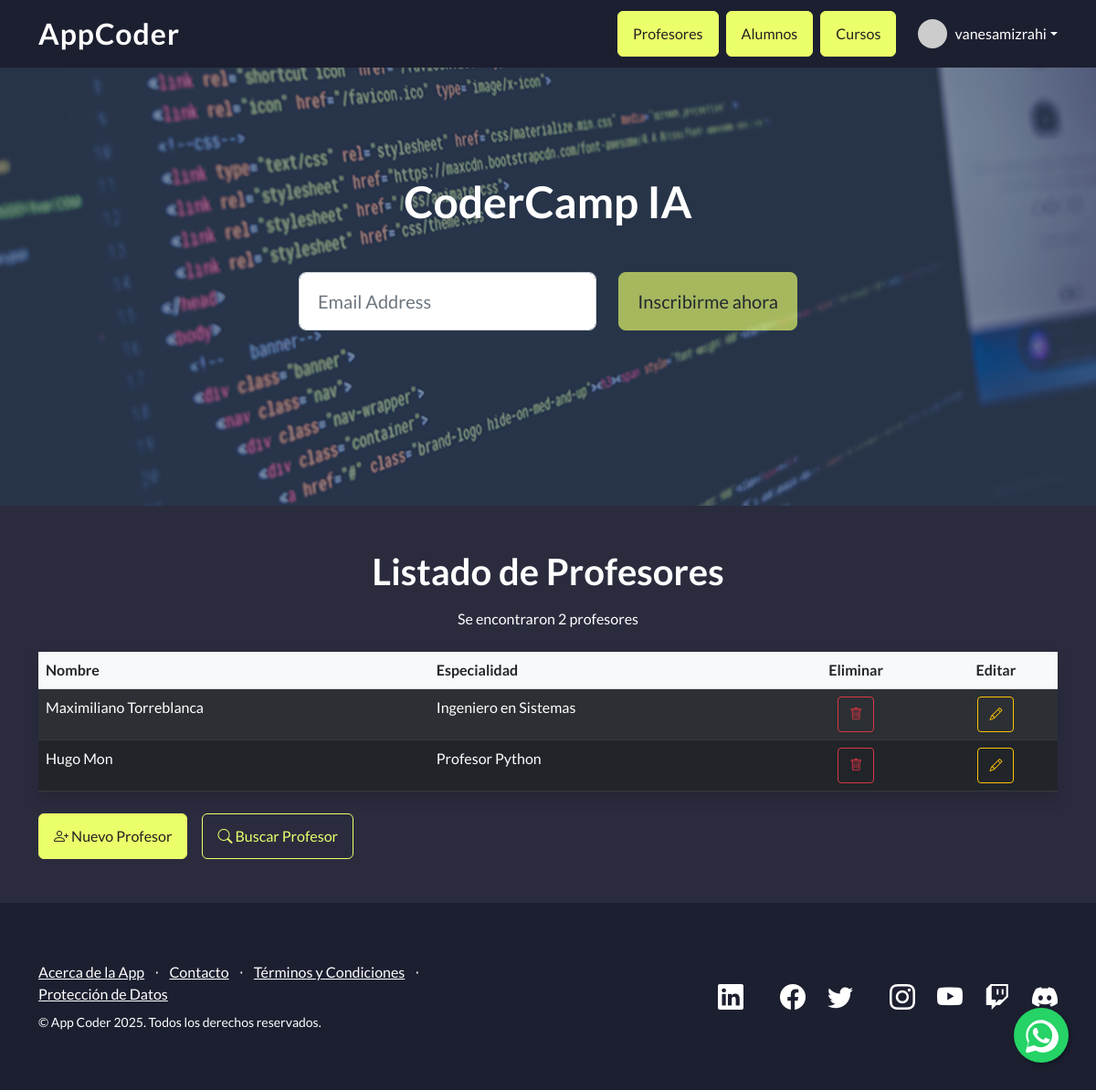
The app's page /AppCoder/profesores/ (signed in) with its own data.
### AppCoder/models.py (models this page shows, shortened)
class Profesor(models.Model):
    nombre = models.CharField(max_length=40)
    especialidad = models.CharField(max_length=40)

### AppCoder/views.py (the view)
# urls.py: path('profesores/', views.profesores, name='profesores'),
def profesores(request):
    profesores_list = Profesor.objects.all()
    profesores_dictionary = {
        "profesores": profesores_list
    }
    plantilla = loader.get_template("profesores.html")
    documento = plantilla.render(profesores_dictionary, request)
    return HttpResponse(documento)

### AppCoder/template/profesores.html (shortened to what this page needs)
{% extends "padre.html" %}
{% load static %}
{% block contenido %}
<div class="container my-5 text-white">
    <h1 class="text-center mb-3">Listado de Profesores</h1>
    <p class="text-center mb-4">Se encontraron {{profesores|length}} profesores</p>
    <table class="table table-dark table-striped table-hover rounded shadow">
        <thead class="table-light text-dark">
            <tr>
                <th>Nombre</th>
                <th>Especialidad</th>
                <th class="text-center">Eliminar</th>
                <th class="text-center">Editar</th>
            </tr>
        </thead>
        <tbody>
            {% for profesor in profesores %}
            <tr>
                <td>{{ profesor.nombre }}</td>
                <td>{{ profesor.especialidad }}</td>
                <td class="text-center">
                    <a href="{% url 'eliminar_profesor' profesor.id %}" class="btn btn-sm btn-outline-danger"
                        title="Eliminar" onclick="return confirm('¿Seguro que deseas eliminar este profesor?');">
                        <i class="bi bi-trash"></i>
                    </a>
                </td>
                <td class="text-center">
                    <a href="{% url 'editar_profesor' profesor.id %}" class="btn btn-sm btn-outline-warning"
                        title="Editar">
                        <i class="bi bi-pencil"></i>
                    </a>
                </td>
            </tr>
            {% endfor %}
        </tbody>
    </table>
    <div class="mt-4 d-flex gap-3">
        <a href="{% url 'profesor_formulario' %}" class="btn btn-primary text-white">
            <i class="bi bi-person-plus"></i> Nuevo Profesor
        </a>
        <a href="{% url 'buscar_profesor' %}" class="btn btn-outline-primary text-white">
            <i class="bi bi-search"></i> Buscar Profesor
        </a>
    </div>
</div>
{% endblock %}

### AppCoder/template/padre.html (shortened to what this page needs)
{% load static %}
<!DOCTYPE html>
<html lang="en">
<head>
    <link href="https://cdn.jsdelivr.net/npm/bootstrap-icons@1.5.0/font/bootstrap-icons.css" rel="stylesheet"
        type="text/css" />
    <link href="{% static 'AppCoder/css/styles.css' %}" rel="stylesheet" />
    <link href="https://cdn.jsdelivr.net/npm/bootstrap-icons/font/bootstrap-icons.css" rel="stylesheet">
</head>
<body>
    <nav class="navbar navbar-light fixed-top" style="background-color: rgb(28, 31, 48)">
        <div class="container d-flex justify-content-between align-items-center">
            <a class="navbar-brand text-white fw-bold" style="letter-spacing:1px; font-size:2rem;"
                href="{% url 'inicio' %}">AppCoder</a>
            <div class="d-flex align-items-center gap-2 ms-auto">
                {% if user.is_authenticated %}
                <a class="btn btn-primary" href="{% url 'profesores' %}">Profesores</a>
                <a class="btn btn-primary" href="{% url 'alumnos' %}">Alumnos</a>
                <a class="btn btn-primary" href="{% url 'cursos' %}">Cursos</a>
                <div class="dropdown ms-3">
                    <a class="d-flex align-items-center text-white text-decoration-none dropdown-toggle" href="#"
                        role="button" id="userDropdown" data-bs-toggle="dropdown" aria-expanded="false">
                        <img src="https://ui-avatars.com/api/?name={{ user.username }}&background=random&color=fff"
                            alt="Avatar" width="32" height="32" class="rounded-circle me-2">
                        <span>{{ user.username }}</span>
                    </a>
                </div>
                {% else %}
                <a class="btn" style="background-color: rgb(233, 144, 255); color: rgb(105, 27, 123); border: none;"
                    href="{% url 'login' %}">Iniciar Sesión</a>
                <a class="btn" style="background-color: rgb(233, 144, 255); color: rgb(105, 27, 123); border: none;"
                    href="{% url 'signup' %}">Registrate</a>
                {% endif %}
            </div>
        </div>
    </nav>
    <header class="masthead">
        <div class="container position-relative">
            <div class="row justify-content-center">
                <div class="col-xl-6">
                    <div class="text-center text-white">
                        <h1 class="mb-5">CoderCamp IA</h1>
                        <form class="form-subscribe" id="contactForm"
                            data-sb-form-api-token="23ec1bc0-2f1a-4fa4-b7f5-516d4bdc8510">
                            <div class="row">
                                <div class="col">
                                    <input class="form-control form-control-lg" id="emailAddress" type="email"
                                        placeholder="Email Address" data-sb-validations="required,email" />
                                </div>
                                <div class="col-auto">
                                    <button class="btn btn-primary btn-lg disabled" id="submitButton"
                                        type="submit">Inscribirme ahora</button>
                                </div>
                            </div>
                        </form>
                    </div>
                </div>
            </div>
        </div>
    </header>
    {% block contenido %}
    {% endblock %}
    <footer class="footer" style="background-color: rgb(28, 31, 48); color: #fff;">
        <div class="container">
            <div class="row">
                <div class="col-lg-6 h-100 text-center text-lg-start my-auto">
                    <ul class="list-inline mb-2">
                        <li class="list-inline-item"><a class="text-white" href="https://www.coderhouse.com/ar"
                                target="_blank">Acerca de la App</a></li>
                        <li class="list-inline-item text-white">⋅</li>
                        <li class="list-inline-item"><a class="text-white" href="{% url 'contacto' %}">Contacto</a></li>
                        <li class="list-inline-item text-white">⋅</li>
                        <li class="list-inline-item"><a class="text-white" href="https://www.coderhouse.com/ar/legales"
                                target="_blank">Términos y Condiciones</a></li>
                        <li class="list-inline-item text-white">⋅</li>
                        <li class="list-inline-item"><a class="text-white"
                                href="https://www.coderhouse.com/ar/proteccion-de-datos" target="_blank">Protección de
                                Datos</a></li>
                    </ul>
                    <p class="text-white small mb-4 mb-lg-0">&copy; App Coder 2025. Todos los derechos reservados.  </p>
                </div>
                <div class="col-lg-6 h-100 text-lg-end my-auto">
                    <ul class="list-inline mb-0 d-flex justify-content-end gap-3">
                        <li class="list-inline-item me-4">
                            <a href="https://www.linkedin.com/school/coderhouse/posts/?feedView=all" target="_blank">
                                <i class="bi-linkedin fs-3 text-white"></i>
                            </a>
                        </li>
                        <li class="list-inline-item">
                            <a href="https://www.facebook.com/Coderhouse/" target="_blank">
                                <i class="bi-facebook fs-3 text-white"></i>
                            </a>
                        </li>
                        <li class="list-inline-item me-4">
                            <a href="https://twitter.com/coderhouse" target="_blank">
                                <i class="bi-twitter fs-3 text-white"></i>
                            </a>
                        </li>
                        <li class="list-inline-item">
                            <a href="https://www.instagram.com/coderhouse/" target="_blank">
                                <i class="bi-instagram fs-3 text-white"></i>
                            </a>
                        </li>
                        <li class="list-inline-item">
                            <a href="https://www.youtube.com/channel/UCeFRG6700bzqYI0M_9vyelw/videos" target="_blank">
                                <i class="bi-youtube fs-3 text-white"></i>
                            </a>
                        </li>
                        <li class="list-inline-item">
                            <a href="https://www.twitch.tv/coderhouse" target="_blank">
                                <i class="bi-twitch fs-3 text-white"></i>
                            </a>
                        </li>
                        <li class="list-inline-item">
                            <a href="https://discord.com/invite/js5X5SDYSr" target="_blank">
                                <i class="bi-discord fs-3 text-white"></i>
                            </a>
                        </li>
                    </ul>
                </div>
            </div>
        </div>
    </footer>
    <a href="https://api.whatsapp.com/send/?phone=5491156175099&text=Hola+Coderhouse%21+Tengo+una+consulta+sobre&type=phone_number&app_absent=0"
        class="whatsapp-float" target="_blank" title="Contactar por WhatsApp">
    </a>
</body>
</html>

### AppCoder/template/padre.html (style rules this page uses)
body { background-color: rgb(42, 44, 62) !important; color: #fff !important; }
.btn-primary { background-color: rgb(235, 255, 106) !important; border-color: rgb(235, 255, 106) !important; color: #222 !important; }
.btn-outline-primary, .btn-primary:focus { color: rgb(235, 255, 106) !important; border-color: rgb(235, 255, 106) !important; }
.whatsapp-float { position: fixed; width: 60px; height: 60px; bottom: 30px; right: 30px; z-index: 100; background-color: #25d366; border-radius: 50%; display: flex; align-items: center; justify-content: center; box-shadow: 2px 2px 5px rgba(0, 0, 0, 0.3); }

### records on screen
Profesor: nombre "Maximiliano Torreblanca", especialidad "Ingeniero en Sistemas"
Profesor: nombre "Hugo Mon", especialidad "Profesor Python"

### other values on screen
{{ user.username }} "vanesamizrahi"
{{ profesores|length }} "2"
